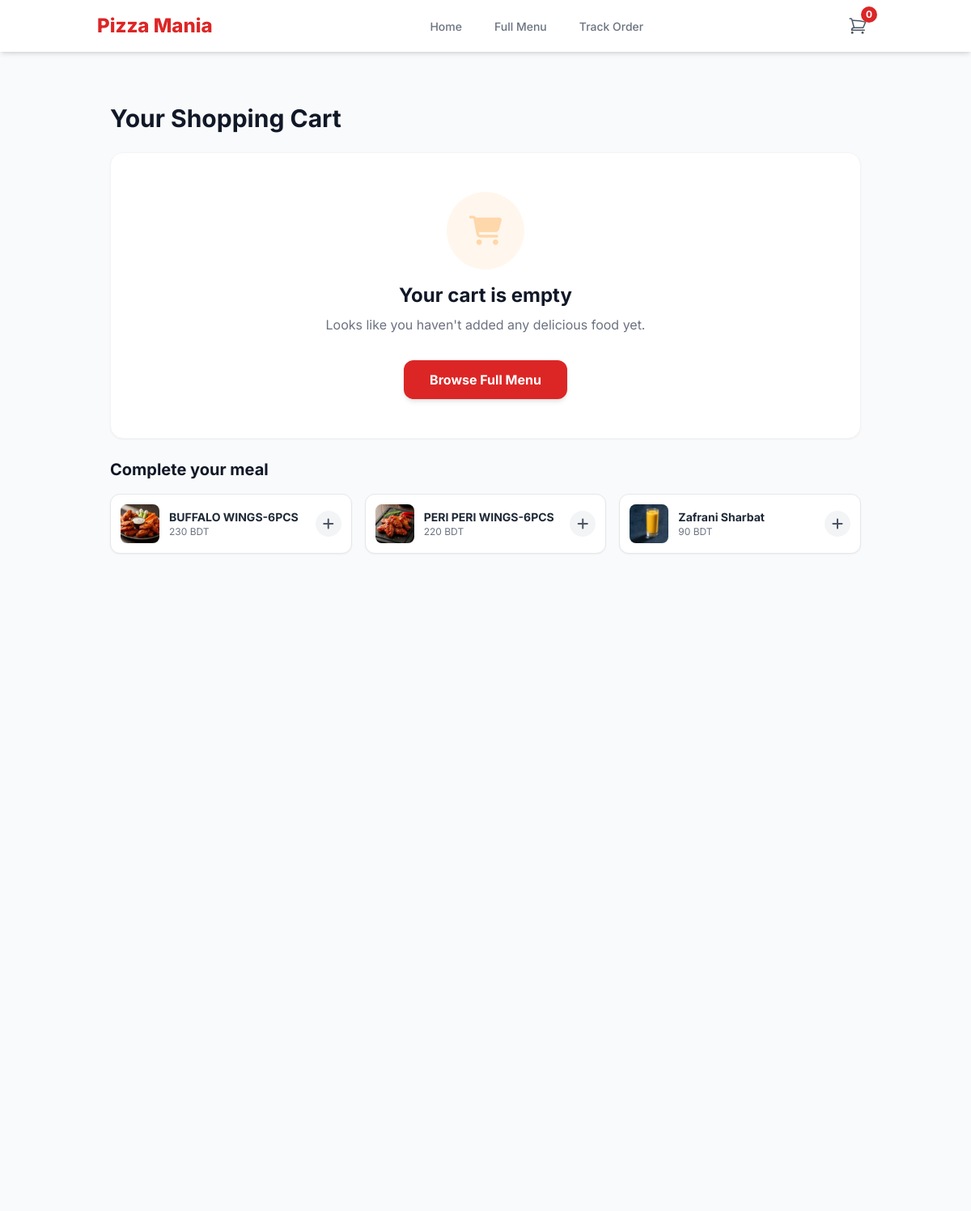
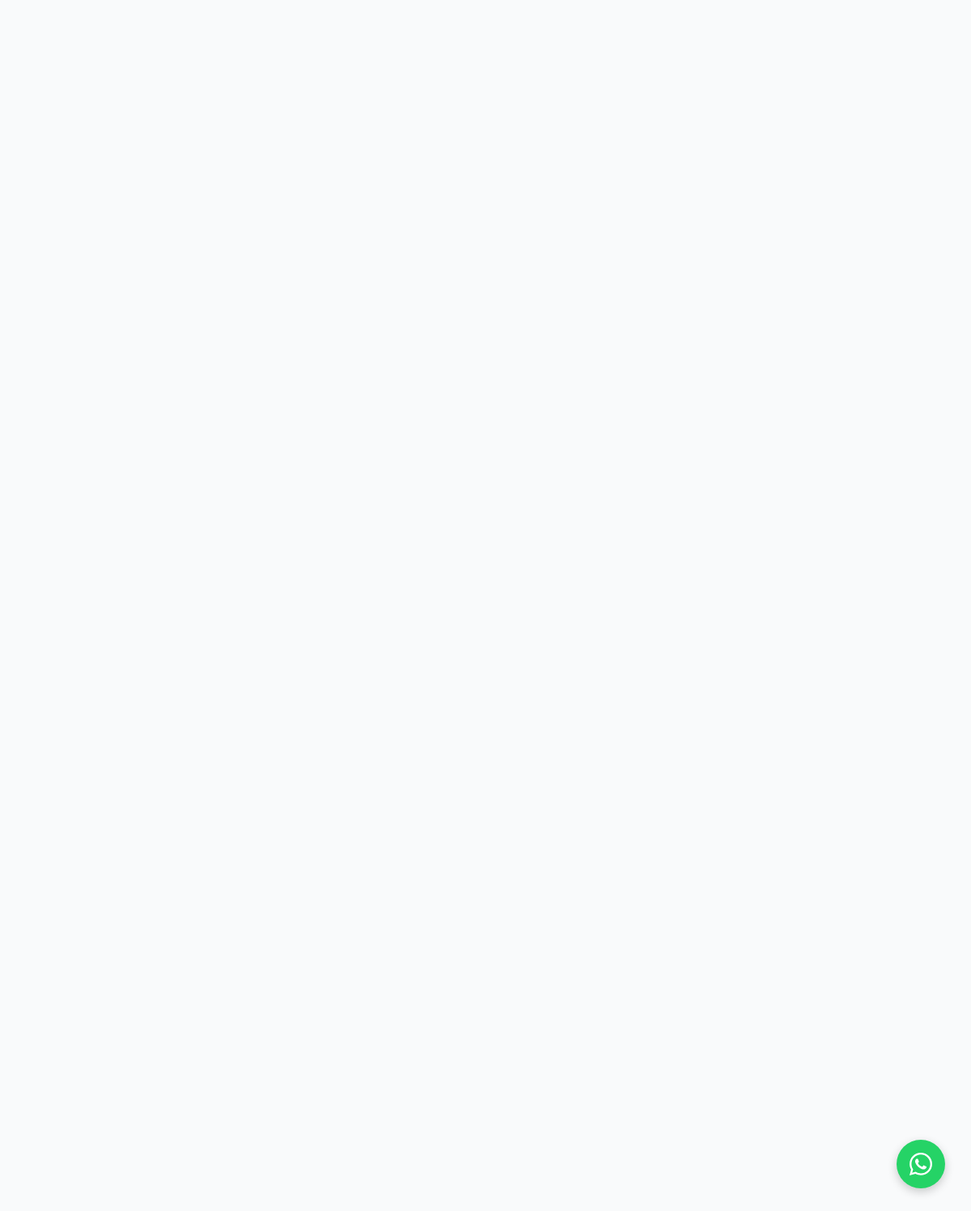
The app's page /cart.php with its own data (2 pictures, top to bottom).
### tables this page shows
CREATE TABLE IF NOT EXISTS `menu_items` (
  `id` int NOT NULL AUTO_INCREMENT,
  `category_id` int NOT NULL,
  `name` varchar(150) NOT NULL,
  `description` text,
  `price` decimal(10,0) NOT NULL,
  `image` varchar(255) DEFAULT NULL,
  `is_available` tinyint(1) NOT NULL DEFAULT '1',
  `is_featured` tinyint(1) NOT NULL DEFAULT '0',
  PRIMARY KEY (`id`),
  KEY `category_id` (`category_id`)
);

### config.php (called while the page is built, shortened)
<?php
function e($data) {
    return htmlspecialchars($data ?? '', ENT_QUOTES, 'UTF-8');
}
?>

### cart.php (the view, shortened to what this page needs)
<?php
require_once('includes/header.php');
$cart = $_SESSION['cart'] ?? [];
$cross_sell_items = [];
$sql_cross = "SELECT id, name, price, image, description FROM menu_items
              WHERE category_id IN (4, 9) AND is_available = 1
              ORDER BY RAND() LIMIT 3";
$result_cross = $db->query($sql_cross);
if ($result_cross) {
    while ($row = $result_cross->fetch_assoc()) {
        $cross_sell_items[] = $row;
    }
}
?>
<div class="bg-gray-50 min-h-screen font-sans text-gray-800 pb-12">
    <main class="container mx-auto px-4 py-8 max-w-6xl">
        <h1 class="text-3xl font-bold text-gray-900 mb-6">Your Shopping Cart</h1>
        <div class="flex flex-col lg:flex-row gap-8">
            <div class="flex-grow space-y-6">
                <?php if (empty($cart)): ?>
                    <div class="bg-white rounded-2xl shadow-sm border border-gray-100 p-12 text-center">
                        <div class="w-24 h-24 bg-orange-50 text-orange-200 rounded-full flex items-center justify-center mx-auto mb-4">
                            <i class="fa-solid fa-cart-shopping text-4xl"></i>
                        </div>
                        <h2 class="text-2xl font-bold text-gray-900 mb-2">Your cart is empty</h2>
                        <p class="text-gray-500 mb-8">Looks like you haven't added any delicious food yet.</p>
                        <a href="<?php echo BASE_URL; ?>/menu" class="inline-flex items-center justify-center px-8 py-3 bg-brand-red text-white font-bold rounded-xl shadow-md hover:bg-red-700 transition-all transform hover:-translate-y-0.5">
                            Browse Full Menu
                        </a>
                    </div>
                <?php endif; ?>
                <?php if (!empty($cross_sell_items)): ?>
                <div class="mt-8">
                    <h2 class="text-xl font-bold text-gray-900 mb-4">Complete your meal</h2>
                    <div class="grid grid-cols-1 sm:grid-cols-2 md:grid-cols-3 gap-4">
                        <?php foreach ($cross_sell_items as $cs_item): ?>
                        <div class="bg-white p-3 rounded-xl border border-gray-200 shadow-sm flex items-center gap-3 hover:shadow-md transition-shadow cursor-pointer group">
                            <div class="h-12 w-12 rounded-lg bg-gray-100 overflow-hidden flex-shrink-0">
                                <img
                                    src="<?php echo e(BASE_URL . ($cs_item['image'] ?? 'https://placehold.co/100x100/EFEFEF/AAAAAA?text=Add')); ?>"
                                    class="h-full w-full object-cover group-hover:scale-110 transition-transform"
                                    onerror="this.src='https://placehold.co/100x100/EFEFEF/AAAAAA?text=Add'"
                                >
                            </div>
                            <div class="flex-grow min-w-0">
                                <h4 class="text-sm font-bold text-gray-800 truncate"><?php echo e($cs_item['name']); ?></h4>
                                <p class="text-xs text-gray-500"><?php echo number_format($cs_item['price'], 0); ?> BDT</p>
                            </div>
                            <form action="cart_actions.php" method="POST">
                                <button type="submit" class="h-8 w-8 rounded-full bg-gray-100 text-gray-600 hover:bg-brand-red hover:text-white flex items-center justify-center transition-colors">
                                    <i class="fa-solid fa-plus"></i>
                                </button>
                            </form>
                        </div>
                        <?php endforeach; ?>
                    </div>
                </div>
                <?php endif; ?>
            </div>
        </div>
    </main>
</div>
<?php
require_once('includes/footer.php');
?>

### includes/header.php (style rules this page uses)
html { scroll-behavior: smooth; }

### records on screen
menu_items: image (picture), name "BUFFALO WINGS-6PCS", price "230"
menu_items: image (picture), name "PERI PERI WINGS-6PCS", price "220"
menu_items: image (picture), name "Zafrani Sharbat", price "90"

### other values on screen
$settings['store_name'] "Pizza Mania"
$cart_count "0"
